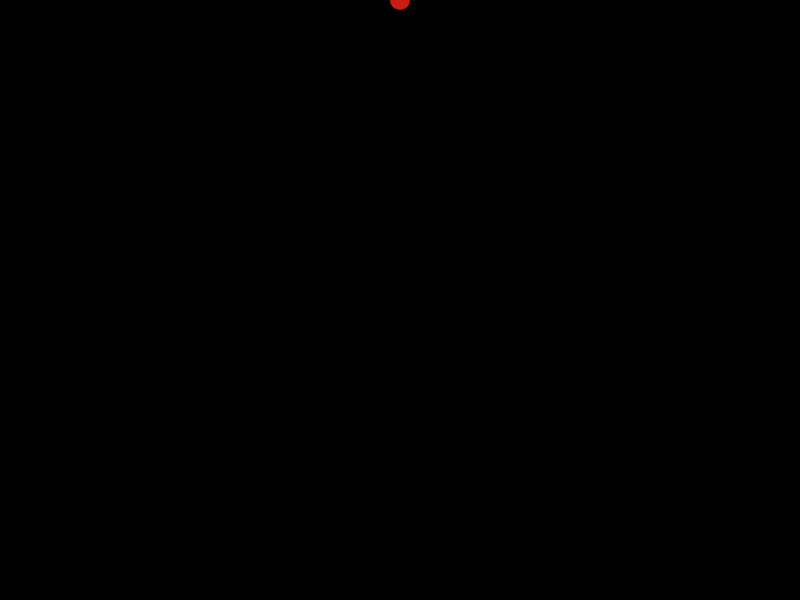
Frame 1 (no input)
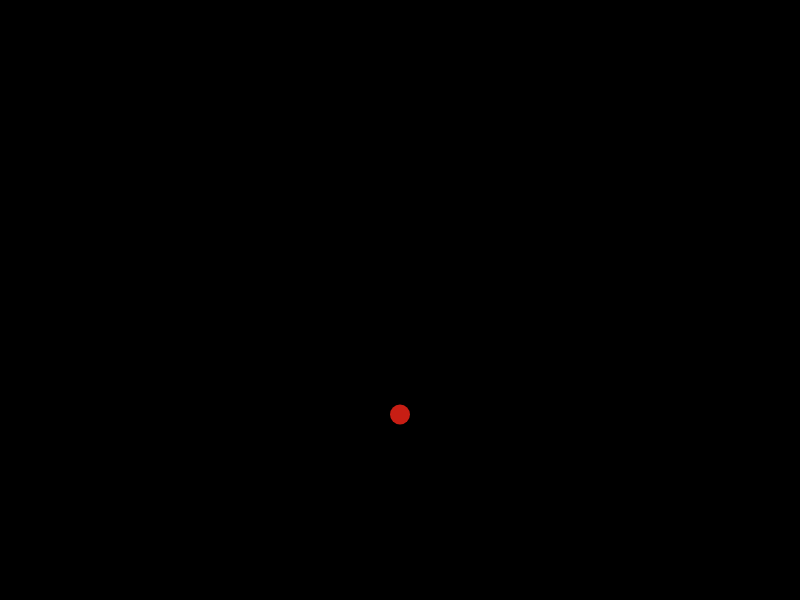
Frame 60 (no input)
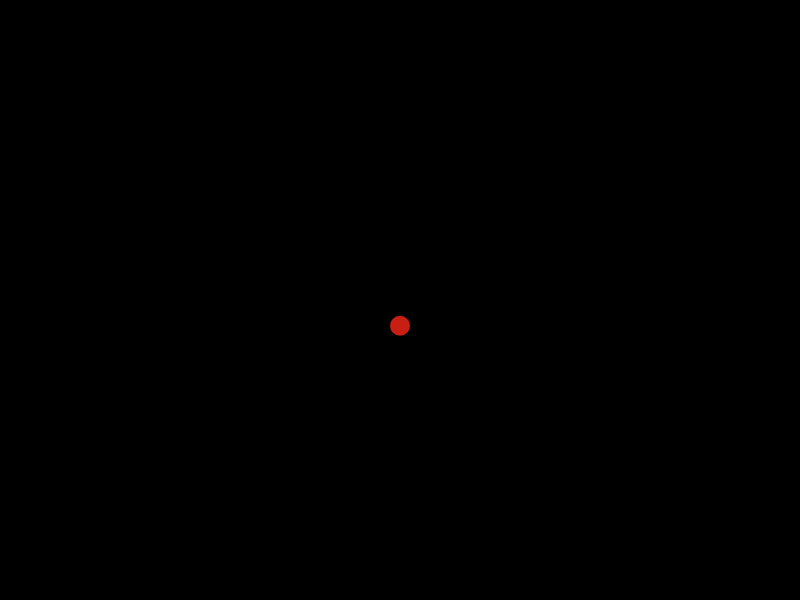
Frame 120 (the mouse pressed at the canvas centre since frame 60)

The p5.js sketch that drew these frames (run headless with seeded random() and noise() and a simulated clock; from frame 60 on, the mouse is pressed at the canvas centre):

// p5.js sketch
// ── sketch.js

var posY;
var velocidade = 1;
var aceleracao = .98;



function setup() {

createCanvas(800,600);

colorMode(RGB);
background (0);
noStroke();
fill(200,30,20);
textSize(20);


posY = 0;



}

function draw() {

background (0);
ellipse (width/2,posY/2,20,20);

posY = posY+velocidade;
velocidade = velocidade + aceleracao;

if (posY > height*2-10) {
  velocidade = velocidade * -0.85;
}
 
}
